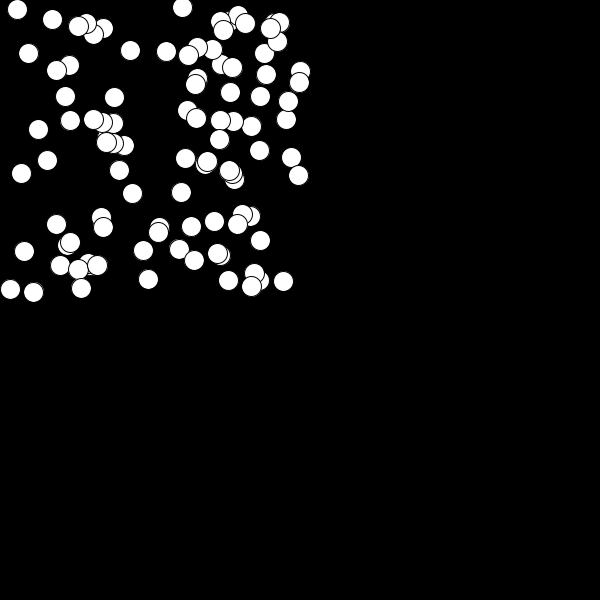
Frame 1 (no input)
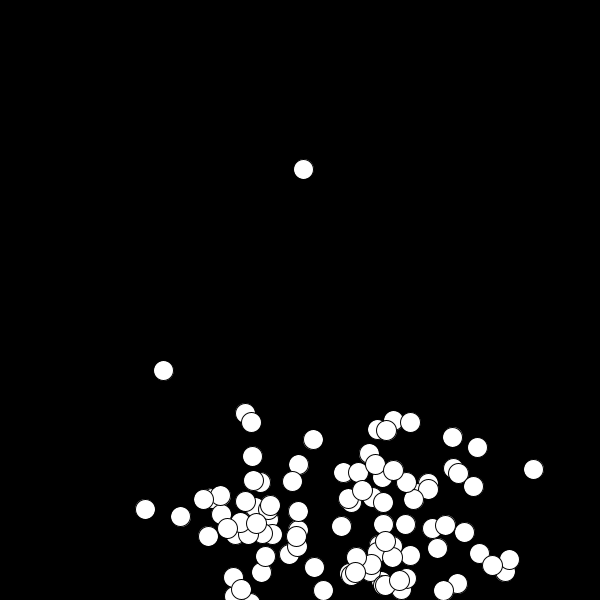
Frame 60 (the mouse pressed at the canvas centre just before this capture)
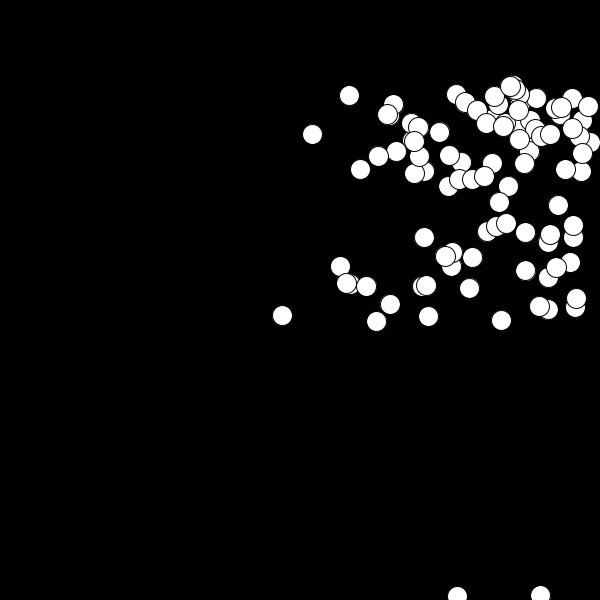
Frame 120 (the mouse held since frame 60 and released just before this capture)

The Processing sketch that drew these frames (run headless with seeded random() and noise(); from frame 60 on, the mouse is pressed at the canvas centre):

// Processing sketch: day09_bouncingballOOP
// ── day09_bouncingballOOP.pde
//Main program that invokes everything.
//Compartmentalized to call object and let it run itself.

Ball[] balls = new Ball[100];

void setup() {
  size(600, 600);
  smooth();
  for (int i = 0; i < balls.length; i++) {
    balls[i] = new Ball(random(0, width/2), random(0, height/2));
  }
}

void draw() {
  background(0);
  for (int i = 0; i < balls.length; i++) {
    balls[i].run();
  }
}

// ── Ball.pde
//Class name.
class Ball {
  
  //Variables.
  float x = 0;
  float y = 0;
  float speedx;
  float speedy;
  float rad;
  
  //Constructor.
  Ball(float _x, float _y) {  //Differentiate input to the constructor from variables.
    x = _x;  //Not necessarily equal if storing in different format.
    y = _y;
    speedx = random(2,4);
    speedy = random(0.5,2);
    rad = 20;
  }
    
  //Methods: to compartmentalize actions.
  void run() {
    move();
    bounce();
    gravity();
    display();
  }
  
  void move() {
    x = x + speedx;
    y = y + speedy;
  }
  
  void bounce() {
    if((x > width - rad/2) || (x < rad/2)) {
      speedx = speedx * -1;
    }
    if((y > height - rad/2) || (y < rad/2)) {
      speedy = speedy * -1;
    }
  }
  
  void gravity() {
    speedy = speedy + 0.2;
  }
  
  void display() {
    //ellipse(200, 200, 20, 20);
    ellipse(x, y, rad, rad);  //Allow user of this class to specify instance position.
  }
}
